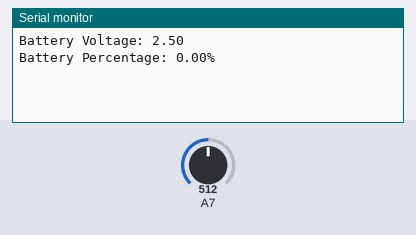
This sketch was run on a simulated Arduino Uno, built with avr-gcc and run on an emulated ATmega328P. On the bench: the last lines printed to the serial monitor. Inputs (shaded band) come from the test bench; at power-on: A7 = 512.

Above: at 1.2 s.
1.3 s: A7 set to 716
At 3.1 s:
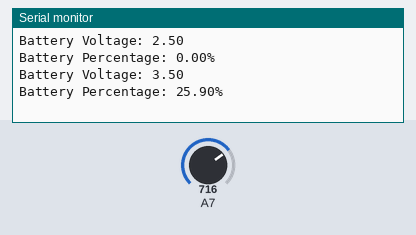
3.2 s: A7 set to 900
At 7.0 s:
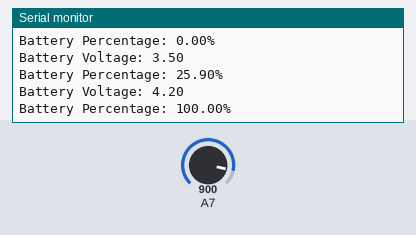
Timing chart, 0 to 8.5 s (numbered marks = the images above; inputs shaded):
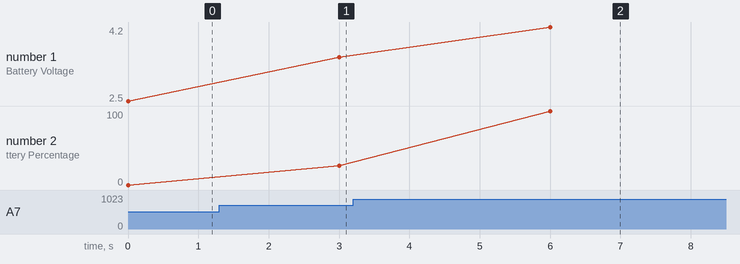

Measured:
- after the input at 1.3 s, the serial monitor: prints a new line after 1.7 s (image 1)
- after the input at 3.2 s, the serial monitor: prints a new line after 2.8 s (image 2)
- plotted number 1: 2.5 → 3.5 after the input at 1.3 s, 3.5 → 4.2 after the input at 3.2 s
- plotted number 2: 0 → 25.9 after the input at 1.3 s, 25.9 → 100 after the input at 3.2 s

The sketch:

BatReader_Example.ino
```cpp
#include "BatReader.h"

BatReader batreader;

void setup() {
  // put your setup code here, to run once:
  Serial.begin(115200);

}

void loop() {
  Serial.print("Battery Voltage: ");
  Serial.println(batreader.readBatVoltage());
  Serial.print("Battery Percentage: ");
  Serial.print(batreader.readBatPercent());
  Serial.println("%\n\r");
  delay(3000);
}
```
